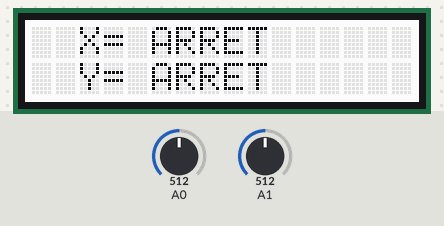
This sketch was run on a simulated Arduino Uno, built with avr-gcc and run on an emulated ATmega328P. On the bench: 16×2 character LCD. The inputs (shaded band) are chosen by the test bench; at power-on: A0 = 512, A1 = 512.

Above: at 1.2 s.
1.3 s: A0 set to 588
2.8 s: A0 set to 610
At 3.9 s:
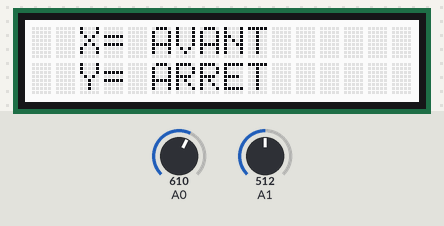
4.4 s: A1 set to 587
6.0 s: A1 set to 609
At 7.5 s:
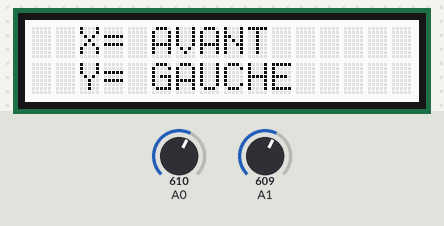
7.8 s: A1 set to 410
9.5 s: A1 set to 391
At 10.3 s:
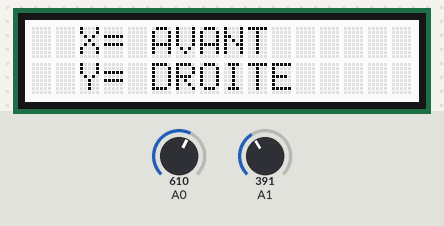
Timing chart, 0 to 12.3 s (numbered marks = the images above; inputs shaded):
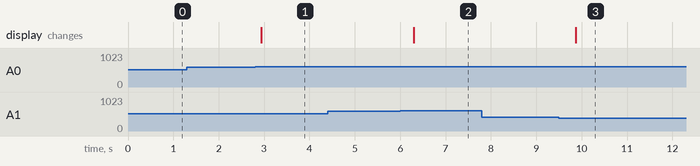

The sketch:

ex5-c.ino
```cpp
#include <Wire.h>
#include "rgb_lcd.h"
rgb_lcd lcd;


void setup()
{
  Serial.begin(9600);
  lcd.begin(16, 2);
}

void loop()
{
  int sensorValue1 = analogRead(A0);
  int sensorValue2 = analogRead(A1);

  if (sensorValue1 >= 600) {
    lcd.setCursor(2, 0);
    lcd.print("X= ");
    lcd.print("AVANT  ");
    delay(200);
  }

  if (sensorValue1 <= 400) {
    lcd.setCursor(2, 0);
    lcd.print("X= ");
    lcd.print("ARRIERE");
    delay(200);
  }

  if (sensorValue2 >= 600) {
    lcd.setCursor(2, 1);
    lcd.print("Y= ");
    lcd.print("GAUCHE");
    delay(200);
  }

  if (sensorValue2 <= 400) {
    lcd.setCursor(2, 1);
    lcd.print("Y= ");
    lcd.print("DROITE");
    delay(200);
  }

  if (sensorValue1 < 600 && sensorValue1 > 400 && sensorValue2 < 600 && sensorValue2 > 400) {
    lcd.setCursor(2, 0);
    lcd.print("X= ");
    lcd.print("ARRET  ");
    lcd.setCursor(2, 1);
    lcd.print("Y= ");
    lcd.print("ARRET  ");
    delay(200);
  }
}
```

Measured:
- the behaviour switches between 599 and 600 on A0 (found by bisection; images 0 and 1)
- the behaviour switches between 599 and 600 on A1 (found by bisection; images 1 and 2)
- the behaviour switches between 401 and 400 on A1 (found by bisection; images 2 and 3)
- after the input at 1.3 s, every drawn part: stays the same
- after the input at 2.8 s, the display: changes after 0.14 s (image 1)
- after the input at 4.4 s, every drawn part: stays the same
- after the input at 6.0 s, the display: changes after 0.30 s (image 2)
- after the input at 7.8 s, every drawn part: stays the same
- after the input at 9.5 s, the display: changes after 0.37 s (image 3)
